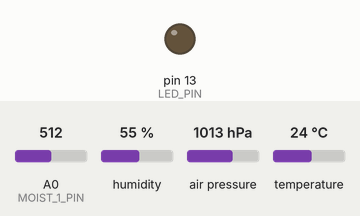
Simulated run of this sketch. Board: Arduino Uno, built with avr-gcc and run on an emulated ATmega328P. On the bench: output pins drawn as LEDs (lit = HIGH). Inputs (shaded band) come from the test bench; at power-on: A0 (MOIST_1_PIN) = 512, humidity 55 %, air pressure 1013 hPa, temperature 24 °C. Storage starts empty; pins used as bus, display or sensor lines are not drawn; what the sketch prints to the serial monitor is not drawn.

Above: at 2.5 s.
Timing chart, 0 to 6.5 s (numbered marks = the images above):
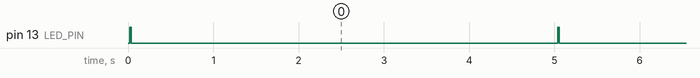

Measured:
- by itself, pin 13 (LED_PIN): alternates HIGH for 0.02 s and LOW for 5.0 s

The sketch:

datalogger.ino
```cpp
#include <SD.h>
#include <SPI.h>
#include <Adafruit_BME280.h>

#define MOIST_1_PIN 0
#define LIGHT_PIN 1
#define MOIST_VCC 2
#define CS_PIN 10
#define LED_PIN 13

const long unsigned int LOOP_DELAY = 5000;

Adafruit_BME280 bme;

// set up variables using the SD utility library functions:
Sd2Card card;
SdVolume volume;
SdFile root;

void setup() {
  Serial.begin(9600);
  pinMode(LED_PIN, OUTPUT);
  pinMode(MOIST_VCC, OUTPUT);

  if(!bme.begin()){
    Serial.println("Could not find a valid BME280 sensor, check wiring!");
    while(1);
  }
  Serial.println("BME280 sensor started");

  Serial.print("\nInitializing SD card...");
  // see if the card is present and can be initialized:
  if (!SD.begin(CS_PIN)) {
    Serial.println("Card failed, or not present");
    // don't do anything more:
    while(1);
  }
  Serial.println("card initialized.");

}

void loop() {

  digitalWrite(LED_PIN, HIGH);
  digitalWrite(MOIST_VCC, HIGH);


    // make a string for assembling the data to log:
  String dataString = "";


  dataString += millis()/1000.0;
  dataString += ",";
  dataString += bme.readTemperature();
  dataString += ",";
  dataString += bme.readPressure()/100.0;
  dataString += ",";
  dataString += bme.readHumidity();
  dataString += ",";
  dataString += analogRead(MOIST_1_PIN);


  File dataFile = SD.open("datalog.txt", FILE_WRITE);
  // if the file is available, write to it:
  if (dataFile) {
    dataFile.println(dataString);
    dataFile.close();
    // print to the serial port too:
    Serial.println(dataString);
  }
  // if the file isn't open, pop up an error:
  else {
    Serial.println("error opening datalog.txt");
  }

  digitalWrite(LED_PIN, LOW);
  digitalWrite(MOIST_VCC, LOW);

  int execTime = 10 % 2;
  delay(5000-execTime);

}
```
